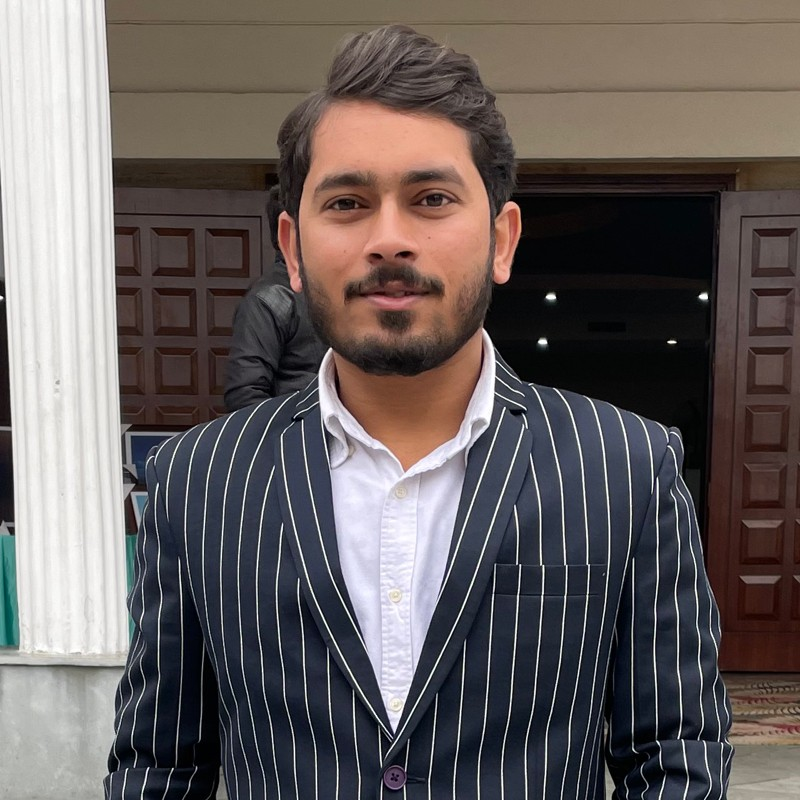
#> input picture OpenCvPythonProject/Resources/raghav.jpg, 800 x 800 px
$ python imageResizing.py
#> lines starting #> are read from the running program, lines starting #| are printed output that depends on the picture
import cv2
import os

os.chdir("C:/Users/Raghav/PycharmProjects/OpenCvPythonProject")

img = cv2.imread("Resources/raghav.jpg")
#> img is the input picture: shape (800, 800, 3); mean B, G, R 93.4, 94.3, 101.9
print(img.shape)
#| (800, 800, 3)
imgResize = cv2.resize(img,(300,300))
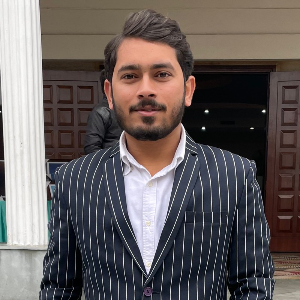
#> imgResize: shape (300, 300, 3); mean B, G, R 93.5, 94.4, 102
print(imgResize.shape)
#| (300, 300, 3)
imgGray = cv2.cvtColor(imgResize, cv2.COLOR_BGR2GRAY)
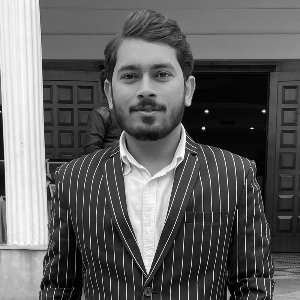
#> imgGray: shape (300, 300); min 0, max 254, mean 96.6
print(imgGray.shape)
#| (300, 300)

# cv2.imshow("Image", img)
cv2.imshow("Resized Image", imgResize)
cv2.imshow("Gray Image", imgGray)
cv2.waitKey(0)
